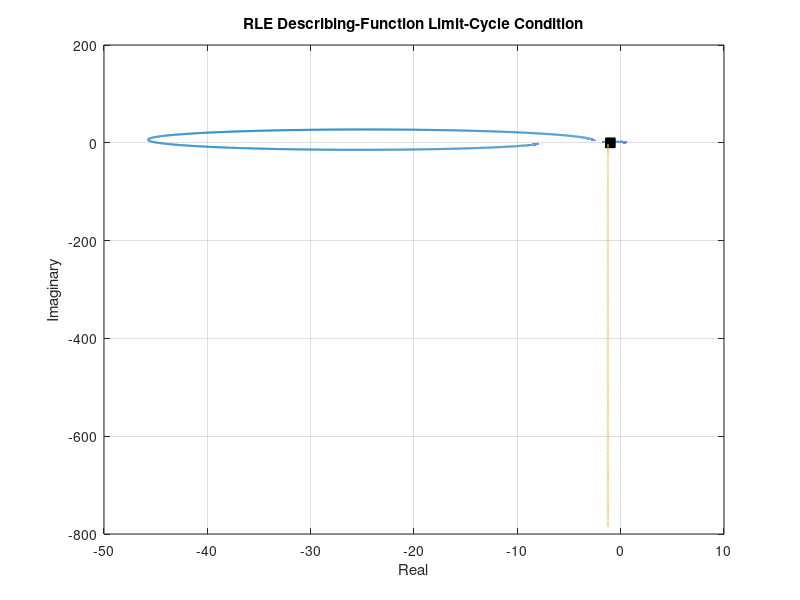

This figure's MATLAB source: (Note: this script raises an error after producing the figure.)
%% AIRCRAFT LIMIT-CYCLE ANALYSIS USING RLE DESCRIBING FUNCTION
% Three-region actuator rate-limiter describing function.
%
% Linear system:
% G(s) = Kf * sys_ctrl * sys_dyn
%
% RLE regions are defined with
%
%       alpha = w / w_onset = Ai*w/R
%       w_onset = R/Ai
%
% Region I   : alpha < 1       -> no saturation
% Region II  : 1 <= alpha < 1.862 -> transition
% Region III : alpha >= 1.862  -> fully developed saturation
%
% Limit-cycle condition:
%
%       G(jw)*N(jw,Ai) = -1
%
% Ai is the sinusoidal input amplitude of the rate limiter.
% R is the maximum actuator surface rate.

clear; clc; close all;


%% 1. Forward Gain
Kf = 13.68;


%% 2. Control Law
% Controller used in the attached script.
sys_ctrl = tf(5.21*conv([1 -57.36],conv([1 4.26],[1 .55])), conv([1 2*.442*22.85 22.85^2],conv([1 0],[1 1.16])));


%% 3. Longitudinal Dynamics of the Aircraft
% Aircraft dynamics used in the attached script.
sys_dyn = tf(-10.524*conv([1 1.562],conv([1 .038],[1 0])), conv([1 2*.212*.088 .088^2],conv([1 3.75],[1 -44])));


%% 4. Complete Linear System
sys = Kf * sys_ctrl * sys_dyn;


%% 5. Rate-Limiter Parameters
% Maximum surface rate of the RLE.
% R = 40 deg/s is the value shown in the attached RLE example.
% Change this value if a different actuator rate limit is required.
R = 60;                         % deg/s

alpha_crit = 1.862;             % Region II / Region III boundary

% alpha = w/w_onset = Ai*w/R
% w_onset = R/Ai


%% 6. Frequency Response G(jw)
w = logspace(-3, 3, 30000);       % rad/s

G = squeeze(freqresp(sys,w));
G = G(:).';

phase_G = angle(G)*180/pi;

% Use the negative phase representation used in a Nichols chart.
phase_G(phase_G > 0) = phase_G(phase_G > 0) - 360;

mag_G_dB = 20*log10(abs(G));


%% 7. Three-Region RLE Describing Function
%
% REGION I: no saturation
%
%       alpha < 1
%       M = 1
%       phi = 0
%       N = 1
%
% REGION II: transition
%
%       1 <= alpha < 1.862
%
%       M = 0.2908*alpha^3 - 1.4396*alpha^2
%           + 1.9232*alpha + 0.223
%
%       phi = 0.528*alpha^3 - 2.6213*alpha^2
%             + 3.5056*alpha - 1.4171
%
%       N = M*exp(j*phi)
%
% The Region-II phase polynomial is in radians.
%
% REGION III: fully developed saturation
%
%       alpha >= 1.862
%
%       M = 4/(pi*alpha)
%
%       phi = -acos(pi/(2*alpha))
%
%       N = M*exp(j*phi)


% ----- Region I -----
N_I = 1;
minus_inv_N_I = -1/N_I;


% ----- Region II -----
alpha_II = linspace(1, alpha_crit, 3000);

M_II = 0.2908*alpha_II.^3 - 1.4396*alpha_II.^2 + 1.9232*alpha_II + 0.223;

phi_II = 0.528*alpha_II.^3 - 2.6213*alpha_II.^2 + 3.5056*alpha_II - 1.4171;

% The rounded polynomial coefficients do not give exactly M=1 and phi=0
% at alpha=1. Force the Region-I boundary to be exact.
M_II(1) = 1;
phi_II(1) = 0;

N_II = M_II .* exp(1i*phi_II);
minus_inv_N_II = -1 ./ N_II;


% ----- Region III -----
alpha_III = logspace(log10(alpha_crit), 3, 6000);

M_III = 4 ./ (pi*alpha_III);
phi_III = -acos(pi ./ (2*alpha_III));

N_III = M_III .* exp(1i*phi_III);
minus_inv_N_III = -1 ./ N_III;


%% 8. Find Limit Cycles in Regions II and III
%
% At a limit cycle:
%
%       G(jw)*N = -1
%
% Therefore
%
%       phase(G) + phase(N) = -180 deg
%
% and
%
%       |G|*|N| = 1
%
% The phase condition is first used to find alpha.
% The magnitude condition is then used to find w.


% Required RLE phase at every frequency.
phi_required_deg = -180 - phase_G;

% Residual = 0 dB at the limit cycle.
res_II  = nan(size(w));
res_III = nan(size(w));

alpha_req_II  = nan(size(w));
alpha_req_III = nan(size(w));


% ----- Region II candidates -----
phi_II_deg = phi_II*180/pi;

% Region II phase runs approximately from 0 deg to -32.6 deg.
valid_II = phi_required_deg <= 0 & phi_required_deg >= phi_II_deg(end);

if any(valid_II)

    % interp1 requires the phase vector in increasing order.
    alpha_req_II(valid_II) = interp1( phi_II_deg(end:-1:1), alpha_II(end:-1:1), phi_required_deg(valid_II), 'linear');

    a = alpha_req_II(valid_II);

    M = 0.2908*a.^3 - 1.4396*a.^2 + 1.9232*a + 0.223;

    % Magnitude condition |G|*M = 1.
    res_II(valid_II) = mag_G_dB(valid_II) + 20*log10(M);
end


% ----- Region III candidates -----
% At the Region-III boundary:
phi_III_start_deg = phi_III(1)*180/pi;

% Region III phase approaches -90 deg as alpha increases.
valid_III = phi_required_deg <= phi_III_start_deg & phi_required_deg > -90;

if any(valid_III)

    phi_req_rad = phi_required_deg(valid_III)*pi/180;

    % From
    % phi = -acos(pi/(2*alpha))
    %
    % alpha = pi/(2*cos(phi))
    a = pi ./ (2*cos(phi_req_rad));

    alpha_req_III(valid_III) = a;

    M = 4 ./ (pi*a);

    % Magnitude condition |G|*M = 1.
    res_III(valid_III) = mag_G_dB(valid_III) + 20*log10(M);
end


% Result columns:
% 1  = Ai
% 2  = w
% 3  = alpha = w/w_onset
% 4  = M
% 5  = phi (deg)
% 6  = region number
% 7  = real(G*N)
% 8  = imag(G*N)
% 9  = real(G)
% 10 = imag(G)
% 11 = w_onset

result = [];


% Search Region II and Region III separately.
for region_now = 2:3

    if region_now == 2
        residual = res_II;
    else
        residual = res_III;
    end

    % Find sign changes of the magnitude residual.
    k_cross = find( ...
        isfinite(residual(1:end-1)) & ...
        isfinite(residual(2:end)) & ...
        residual(1:end-1).*residual(2:end) <= 0);

    for k = 1:length(k_cross)

        i1 = k_cross(k);
        i2 = i1 + 1;

        % Interpolate in log-frequency for a more accurate crossing.
        r1 = residual(i1);
        r2 = residual(i2);

        lw1 = log10(w(i1));
        lw2 = log10(w(i2));

        if abs(r2-r1) > eps
            lwc = lw1 + (0-r1)*(lw2-lw1)/(r2-r1);
        else
            lwc = 0.5*(lw1+lw2);
        end

        wc = 10^lwc;

        % Frequency response at the crossing.
        Gc = squeeze(freqresp(sys,wc));

        phase_Gc = angle(Gc)*180/pi;

        if phase_Gc > 0
            phase_Gc = phase_Gc - 360;
        end

        phi_req_deg = -180 - phase_Gc;


        if region_now == 2

            alpha_limit = interp1( phi_II_deg(end:-1:1), alpha_II(end:-1:1), phi_req_deg, 'linear');

            M_limit = 0.2908*alpha_limit^3 - 1.4396*alpha_limit^2 + 1.9232*alpha_limit + 0.223;

            phi_limit = 0.528*alpha_limit^3 - 2.6213*alpha_limit^2 + 3.5056*alpha_limit;         
        
        else

            phi_limit = phi_req_deg*pi/180;

            alpha_limit = pi/(2*cos(phi_limit));

            M_limit = 4/(pi*alpha_limit);

        end


        % Input amplitude of the sinusoid entering the rate limiter.
        %
        % alpha = Ai*w/R
        %
        % therefore
        %
        % Ai = alpha*R/w
        Ai_limit = alpha_limit*R/wc;

        w_onset = R/Ai_limit;

        N_limit = M_limit*exp(1i*phi_limit);
        L_limit = Gc*N_limit;


        % Do not save the same numerical crossing twice.
        duplicate = false;

        if ~isempty(result)

            same_w = abs(result(:,2)-wc) < 1e-4*max(1,wc);
            same_A = abs(result(:,1)-Ai_limit) < 1e-4*max(1,Ai_limit);

            duplicate = any(same_w & same_A);
        end

        if ~duplicate

            result = [result; Ai_limit, wc, alpha_limit, M_limit, phi_limit*180/pi, region_now, real(L_limit), imag(L_limit), real(Gc), imag(Gc), w_onset];
        end
    end
end


%% 9. Display Results
fprintf('\nRLE LIMIT-CYCLE RESULTS\n');
fprintf('=======================\n');
fprintf('Rate limit R = %.3f deg/s\n\n',R);

fprintf('Region definitions:\n');
fprintf('Region I   : alpha < 1      (no saturation, N = 1)\n');
fprintf('Region II  : 1 <= alpha < 1.862\n');
fprintf('Region III : alpha >= 1.862\n\n');

fprintf('Region I is the unsaturated linear case.\n');
fprintf('A rate-limit-induced nonlinear limit cycle is searched in Regions II and III.\n\n');


if isempty(result)

    fprintf('NO REGION-II OR REGION-III LIMIT CYCLE FOUND!\n\n');

else

    for k = 1:size(result,1)

        if result(k,6) == 2
            region_name = 'II - transition';
        else
            region_name = 'III - fully developed saturation';
        end

        fprintf('Candidate %d\n',k);
        fprintf('-----------\n');
        fprintf('Region       = %s\n',region_name);
        fprintf('Ai           = %.6f deg\n',result(k,1));
        fprintf('w            = %.6f rad/s\n',result(k,2));
        fprintf('f            = %.6f Hz\n',result(k,2)/(2*pi));
        fprintf('alpha        = %.6f\n',result(k,3));
        fprintf('w_onset      = %.6f rad/s\n',result(k,11));
        fprintf('M            = %.6f\n',result(k,4));
        fprintf('phi          = %.6f deg\n',result(k,5));
        fprintf('G(jw)N       = %.6f %+.6fj\n\n', ...
            result(k,7),result(k,8));
    end
end


%% 10. Nyquist Plot: G(jw) and -1/N
figure('Name','Nyquist Plot of G(jw) and RLE -1/N', ...
       'NumberTitle','off');

plot(real(G),imag(G),'LineWidth',1.5);
hold on;

% Region I is a single point because N = 1.
plot(real(minus_inv_N_I),imag(minus_inv_N_I), 'ks','MarkerFaceColor','k','MarkerSize',7);

% Region II and Region III negative inverse describing functions.
plot(real(minus_inv_N_II),imag(minus_inv_N_II), '--','LineWidth',1.3);

plot(real(minus_inv_N_III),imag(minus_inv_N_III), ':','LineWidth',1.5);


% Mark calculated limit-cycle intersections.
if ~isempty(result)

    for k = 1:size(result,1)

        Gc = result(k,9) + 1i*result(k,10);

        plot(real(Gc),imag(Gc), ...
             'ko','MarkerFaceColor','k','MarkerSize',7);

        text(real(Gc),imag(Gc), ...
            sprintf('  LC: A_i = %.3f, \\omega = %.3f', ...
            result(k,1),result(k,2)));
    end
end

grid on;
box on;

xlabel('Real');
ylabel('Imaginary');

title('RLE Describing-Function Limit-Cycle Condition');
subtitle('G(j\omega) = -1/N(j\omega,A_i)');

legend('G(j\omega)', 'Region I: -1/N', 'Region II: -1/N', 'Region III: -1/N', 'Location','best');


%% 11. Plot G(jw)N(jw,Ai) Around the Critical Point (-1,0)
figure('Name','Nyquist Plot of G(jw)N(jw,Ai)', ...
       'NumberTitle','off');

hold on;


if isempty(result)

    plot(-1,0,'ko','MarkerFaceColor','k');
    text(-1,0,'  (-1,0)');

    text(0,0, ...
        'NO REGION-II OR REGION-III LIMIT CYCLE FOUND!', ...
        'HorizontalAlignment','center');

else

    for k = 1:size(result,1)

        Ai = result(k,1);

        % alpha changes with frequency for a fixed input amplitude Ai.
        alpha_w = Ai*w/R;

        N_w = ones(size(w));


        % Region II
        id2 = alpha_w >= 1 & alpha_w < alpha_crit;

        a = alpha_w(id2);

        M = 0.2908*a.^3 - 1.4396*a.^2 + 1.9232*a + 0.223;

        phi = 0.528*a.^3 - 2.6213*a.^2 + 3.5056*a - 1.4171;

        N_w(id2) = M .* exp(1i*phi);


        % Region III
        id3 = alpha_w >= alpha_crit;

        a = alpha_w(id3);

        M = 4 ./ (pi*a);
        phi = -acos(pi ./ (2*a));

        N_w(id3) = M .* exp(1i*phi);


        % Region I automatically remains N = 1.
        L = G .* N_w;

        plot(real(L),imag(L),'LineWidth',1.5);

        plot(result(k,7),result(k,8), 'ko','MarkerFaceColor','k','MarkerSize',7);

        text(result(k,7),result(k,8), sprintf('  A_i = %.3f, \\omega = %.3f', result(k,1),result(k,2)));
    end


    % Critical point.
    plot(-1,0,'ks','MarkerFaceColor','k');
    text(-1,0,'  (-1,0)');
end

grid on;
box on;

xlabel('Real');
ylabel('Imaginary');

title('Nyquist Plot of G(j\omega)N(j\omega,A_i)');
subtitle('Limit cycle occurs when G(j\omega)N(j\omega,A_i) = -1');


%% 12. Nichols Chart: G(jw) and the Three-Region RLE -1/N
%
% This is the Nichols-chart form of the negative inverse describing
% function technique.

figure('Name','Nichols Chart - Three-Region RLE', ...
       'NumberTitle','off');

hold on;


% Linear system Nichols coordinates.
plot(phase_G,mag_G_dB,'LineWidth',1.5);


% Region I: -1/N = -1.
plot(-180,0,'ks','MarkerFaceColor','k','MarkerSize',7);


% Region II Nichols coordinates.
phase_inv_II = angle(minus_inv_N_II)*180/pi;
phase_inv_II(phase_inv_II > 0) = phase_inv_II(phase_inv_II > 0) - 360;

mag_inv_II_dB = 20*log10(abs(minus_inv_N_II));

plot(phase_inv_II,mag_inv_II_dB,'--','LineWidth',1.5);


% Region III Nichols coordinates.
phase_inv_III = angle(minus_inv_N_III)*180/pi;
phase_inv_III(phase_inv_III > 0) = phase_inv_III(phase_inv_III > 0) - 360;

mag_inv_III_dB = 20*log10(abs(minus_inv_N_III));

plot(phase_inv_III,mag_inv_III_dB,':','LineWidth',1.5);


% Mark Region II / Region III boundary.
plot(phase_inv_III(1),mag_inv_III_dB(1), ...
     'ko','MarkerFaceColor','w','MarkerSize',7);

text(phase_inv_III(1),mag_inv_III_dB(1), ...
     '  \alpha = 1.862');


% Mark limit cycles.
if ~isempty(result)

    for k = 1:size(result,1)

        Gc = result(k,9) + 1i*result(k,10);

        phase_limit = angle(Gc)*180/pi;

        if phase_limit > 0
            phase_limit = phase_limit - 360;
        end

        mag_limit_dB = 20*log10(abs(Gc));

        plot(phase_limit,mag_limit_dB, 'ko','MarkerFaceColor','k','MarkerSize',7);

        text(phase_limit+2,mag_limit_dB, sprintf('limit cycle (%.3f rad/s)',result(k,2)), 'VerticalAlignment','bottom');
    end
end


grid on;
box on;

xlabel('phase, deg');
ylabel('amplitude, dB');

title('Nichols Chart: G(j\omega) and RLE Negative Inverse Describing Function');

legend('G(j\omega)', 'Region I', 'Region II: -1/N', 'Region III: -1/N', 'Region II/III boundary', 'Location','best');


%% 13. MATLAB Built-In Nichols Plot
figure('Name','MATLAB Nichols Plot of G(jw)', 'NumberTitle','off');

h = nicholsplot(sys);
setoptions(h,'PhaseMatching','on','Grid','on');

title('Nichols Plot of G(j\omega)');


%% 14. Open Control System Designer in Nichols View
controlSystemDesigner('nichols',sys);
